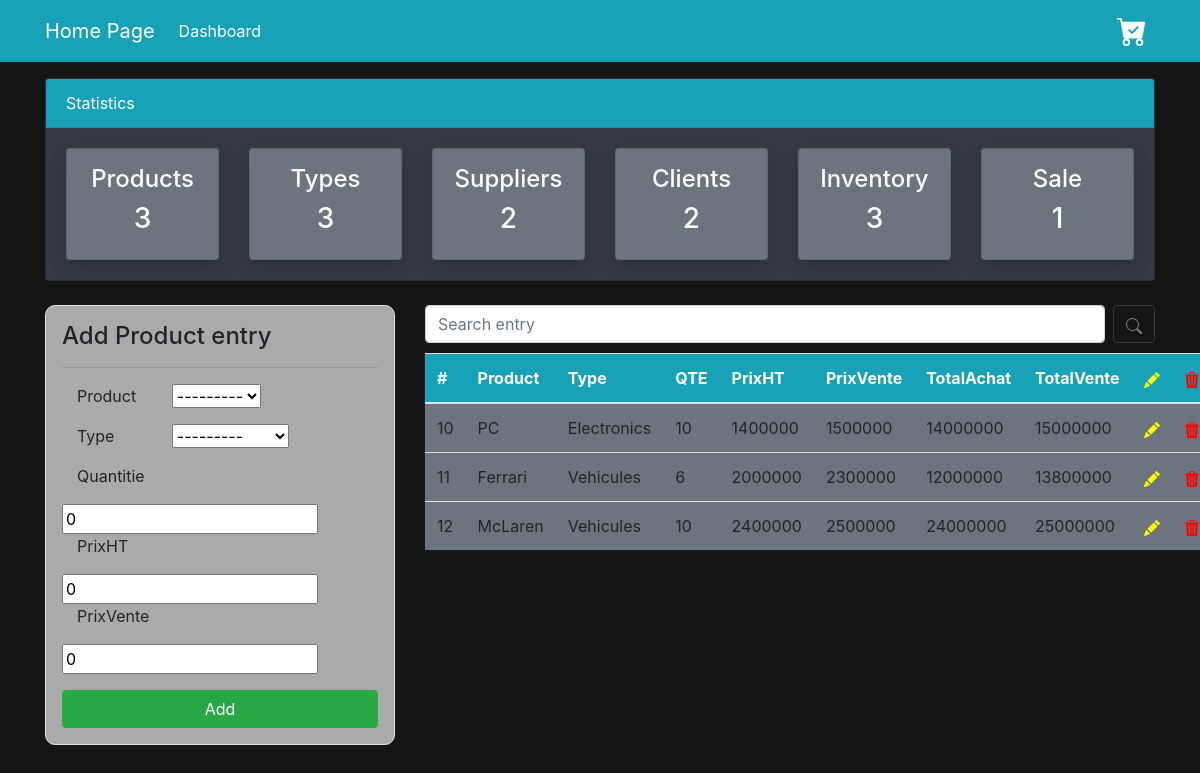
The app's page /Stock/ with its own data.
### GestStockMagasin/models.py (models this page shows, shortened)
class Stock (models.Model):
    CodeS = models.AutoField(primary_key= True)
    produit = models.ForeignKey(Produit, on_delete=models.CASCADE)
    Type = models.ForeignKey(TypeProduit, on_delete=models.CASCADE)
    qte = models.IntegerField(default=0)
    PrixHT = models.IntegerField(default=0)
    PrixVente = models.IntegerField(default=0)
    @property
    def TotalAchat(self):
        TotalAchat = 0
        if self.qte != 0:
            TotalAchat = (self.PrixHT * self.qte)
        return TotalAchat
    @property
    def TotalVente(self):
        TotalVente = 0
        if self.qte != 0:
            TotalVente = self.PrixVente * self.qte
        return TotalVente

class Produit (models.Model):
    CodeP = models.AutoField(primary_key=True)
    DesignationP = models.CharField(max_length=100)
    Type = models.ForeignKey(TypeProduit, on_delete=models.CASCADE)
    Fournisseur = models.ForeignKey(Fournisseur, on_delete=models.CASCADE)
    def __str__(self):
        return str(self.DesignationP)

class TypeProduit (models.Model):
    CodeT = models.AutoField(primary_key=True)
    DesignationT = models.CharField(max_length=100)
    def __str__(self):
        return str(self.DesignationT)

### GestStockMagasin/views.py (the view)
# urls.py: path('Stock/',views.afficher_Stock, name="dashboard-stock"),
def afficher_Stock(request):
    prods = Produit.objects.all()
    prod_count = prods.count()
    fours = Fournisseur.objects.all()
    fours_count = fours.count()
    types = TypeProduit.objects.all()
    type_count = types.count()
    users = User.objects.all()
    user_count = users.count()
    Clients = Client.objects.all()
    client_count = Clients.count()
    stock = Stock.objects.all()
    stock_count = stock.count()
    item = VenteComptoir.objects.all()
    vente_count = item.count()
    if request.method =="GET":
        query=request.GET.get('recherche')
        if query:
            stock=Stock.objects.filter(produit__DesignationP__contains = query)
    if request.method == 'POST':
        form = StockForm(request.POST)
        if form.is_valid():
            form.save()
            return redirect("dashboard-stock")
    else:
        form = StockForm()
    contexte = {
        'stock':stock,
        'form' : form,
        'P_count':prod_count,
        'F_count':fours_count,
        'C_count':client_count,
        'U_count': user_count,
        'T_count':type_count,
        'S_count':stock_count,
        'V_count':vente_count,
    }
    return render(request, 'Stock/stock.html', contexte)

### GestStockMagasin/forms.py
class StockForm(forms.ModelForm):
    class Meta:
        model = Stock
        fields = ['produit', 'Type', 'qte', 'PrixHT', 'PrixVente']

### GestStockMagasin/templates/Stock/stock.html (shortened to what this page needs)
<!DOCTYPE html>
<html lang="en">
  <head>
    <link
      rel="stylesheet"
      href="https://cdn.jsdelivr.net/npm/bootstrap@4.6.2/dist/css/bootstrap.min.css"
    />
  </head>
  <body style="background-color: #151515">
    <nav class="navbar navbar-expand-lg navbar-info bg-info">
      <div class="container">
        <a class="navbar-brand text-white" href="{% url 'main-dashboard' %}"
          >Home Page</a
        >
        <div class="collapse navbar-collapse" id="navbarSupportedContent">
          <ul class="navbar-nav mr-auto">
            <li class="nav-item active">
              <a class="nav-link text-white" href="{% url 'main-dashboard' %}"
                >Dashboard <span class="sr-only">(current)</span></a
              >
            </li>
          </ul>
          <ul class="navbar-nav ml-auto">
            <li class="nav-item active">
              <a class="nav-link text-white" href="{% url 'main-dashboard' %}">
              </a>
            </li>
          </ul>
        </div>
      </div>
    </nav>
    <div class="container">
      <div class="row mt-3">
        <div class="col-md-12">
          <div class="card bg-dark">
            <div class="card-header text-white bg-info">Statistics</div>
            <div class="card-body">
              <div class="row">
                <div class="col-md-2">
                  <a
                    class="text-decoration-none text-white"
                    href="{% url 'dashboard-produits' %}"
                  >
                    <div
                      class="card my-card shadow text-center p-3 bg-secondary"
                    >
                      <h4>Products </h4>
                      <h3>{{ P_count }}</h3>
                    </div>
                  </a>
                </div>
                <div class="col-md-2">
                  <a
                    class="text-decoration-none text-white"
                    href="{% url 'dashboard-types' %}"
                  >
                    <div
                      class="card my-card shadow text-center p-3 bg-secondary"
                    >
                      <h4>Types </h4>
                      <h3>{{ T_count }}</h3>
                    </div>
                  </a>
                </div>
                <div class="col-md-2">
                  <a
                    class="text-decoration-none text-white"
                    href="{% url 'dashboard-Fournisseur' %}"
                  >
                    <div
                      class="card my-card shadow text-center p-3 bg-secondary"
                    >
                      <h4>Suppliers </h4>
                      <h3>{{ F_count }}</h3>
                    </div>
                  </a>
                </div>
                <div class="col-md-2">
                  <a
                    class="text-decoration-none text-white"
                    href="{% url 'dashboard-client' %}"
                  >
                    <div
                      class="card my-card shadow text-center p-3 bg-secondary"
                    >
                      <h4>Clients </h4>
                      <h3>{{ C_count }}</h3>
                    </div>
                  </a>
                </div>
                <div class="col-md-2">
                  <a
                    class="text-decoration-none text-white"
                    href="{% url 'dashboard-stock' %}"
                  >
                    <div
                      class="card my-card shadow text-center p-3 bg-secondary"
                    >
                      <h4>Inventory</h4>
                      <h3>{{ S_count }}</h3>
                    </div>
                  </a>
                </div>
                <div class="col-md-2">
                  <a
                    class="text-decoration-none text-white"
                    href="{% url 'dashboard-vente' %}"
                  >
                    <div
                      class="card my-card shadow text-center p-3 bg-secondary"
                    >
                      <h4>Sale</h4>
                      <h3>{{ V_count }}</h3>
                    </div>
                  </a>
                </div>
              </div>
            </div>
          </div>
        </div>
      </div>
    </div>
    <div class="container">
      <div class="row my-4">
        <div class="col-md-4">
          <div
            class="border p-3"
            style="border-radius: 10px; background-color: #aaaaaa"
          >
            <h4>Add Product entry</h4>
            <hr />
            <form action="" method="POST">
              <div class="form-group">
                <div>
                  <label class="col-md-4 form-group" for="inputAddress"
                    >Product</label
                  >
                  {{ form.produit }}
                </div>
                <div>
                  <label class="col-md-4 form-group" for="inputAddress"
                    >Type</label
                  >
                  {{ form.Type }}
                </div>
                <div>
                  <label class="col-md-4 form-group" for="inputAddress"
                    >Quantitie</label
                  >
                  {{ form.qte }}
                </div>
                <div>
                  <label class="col-md-4 form-group" for="inputAddress"
                    >PrixHT</label
                  >
                  {{ form.PrixHT }}
                </div>
                <div>
                  <label class="col-md-4 form-group" for="inputAddress"
                    >PrixVente</label
                  >
                  {{ form.PrixVente }}
                </div>
              </div>
              <input
                type="submit"
                value="Add"
                class="btn btn-success btn-block"
              />
            </form>
          </div>
        </div>
        <div class="col-md-8">
          <form style="margin-bottom: 10px" action="" method="GET">
            <div class="input-group">
              <input
                type="text"
                name="recherche"
                id="search"
                class="form-control rounded"
                placeholder="Search entry"
                aria-label="Search"
                aria-describedby="search-addon"
              />
              <button
                style="margin-left: 8px"
                type="submit"
                class="btn btn-outline-dark"
              >
                <svg
                  xmlns="http://www.w3.org/2000/svg"
                  width="16"
                  height="16"
                  fill="grey"
                  class="bi bi-search"
                  viewBox="0 0 16 16"
                >
                  <path
                    d="M11.742 10.344a6.5 6.5 0 1 0-1.397 1.398h-.001c.03.04.062.078.098.115l3.85 3.85a1 1 0 0 0 1.415-1.414l-3.85-3.85a1.007 1.007 0 0 0-.115-.1zM12 6.5a5.5 5.5 0 1 1-11 0 5.5 5.5 0 0 1 11 0z"
                  />
                </svg>
              </button>
            </div>
          </form>
          <table class="table bg-secondary">
            <thead class="bg-info">
              <tr class="text-white">
                <th scope="col">#</th>
                <th scope="col">Product</th>
                <th scope="col">Type</th>
                <th scope="col">QTE</th>
                <th scope="col">PrixHT</th>
                <th scope="col">PrixVente</th>
                <th scope="col">TotalAchat</th>
                <th scope="col">TotalVente</th>
                <th scope="col">
                </th>
                <th scope="col">
                </th>
              </tr>
            </thead>
            <tbody>
              {% for S in stock %}
              <tr>
                <td>{{ S.CodeS }}</td>
                <td>{{ S.produit }}</td>
                <td>{{ S.Type }}</td>
                <td>{{ S.qte }}</td>
                <td>{{ S.PrixHT }}</td>
                <td>{{ S.PrixVente }}</td>
                <td>{{ S.TotalAchat }}</td>
                <td>{{ S.TotalVente }}</td>
                <td class="text-black">
                  <a href="{% url 'edit-stock' S.CodeS %}">
                  </a>
                </td>
                <td class="text-black">
                  <a href="{% url 'delete-stock' S.CodeS %}">
                  </a>
                </td>
              </tr>
              {% endfor %}
            </tbody>
          </table>
        </div>
      </div>
    </div>
  </body>
</html>

### records on screen
Stock: CodeS "10", produit "PC", Type "Electronics", qte "10", PrixHT "1400000", PrixVente "1500000", TotalAchat "14000000", TotalVente "15000000"
Stock: CodeS "11", produit "Ferrari", Type "Vehicules", qte "6", PrixHT "2000000", PrixVente "2300000", TotalAchat "12000000", TotalVente "13800000"
Stock: CodeS "12", produit "McLaren", Type "Vehicules", qte "10", PrixHT "2400000", PrixVente "2500000", TotalAchat "24000000", TotalVente "25000000"

### other values on screen
{{ P_count }} "3"
{{ T_count }} "3"
{{ F_count }} "2"
{{ C_count }} "2"
{{ S_count }} "3"
{{ V_count }} "1"
